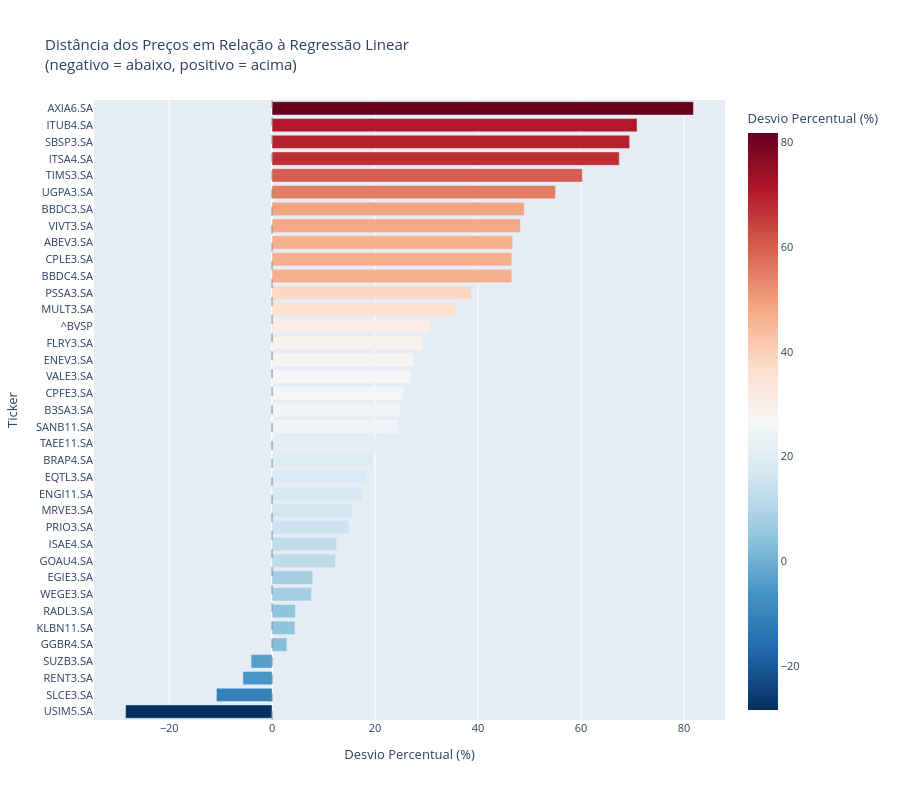

The notebook cell saved with this chart:
### Markdown cell above
## Distância dos preços em relação à regressão linear

Mede o quanto o preço atual se afasta da linha de tendência.

**Desvio percentual com sinal**
- **Positivo**: preço atual está acima da linha de tendência (sobrevalorizado).
- **Negativo**: preço atual está abaixo da linha de tendência (subvalorizado).
- Valores próximos de zero indicam que o preço está alinhado com a tendência.

### Code cell
import plotly.express as px

# Calcular distância para cada ativo
distancias = {}

x = np.arange(len(df_core))

for ticker in df_core.columns:
    y = df_core[ticker]
    x_adj = x[-len(y):]
    
    # Regressão linear
    slope, intercept, *_ = linregress(x_adj, y)
    
    # Valores preditos
    y_pred = slope * x_adj + intercept
    
    # Desvio percentual com sinal na última observação
    # Positivo = acima da regressão, Negativo = abaixo da regressão
    desvio_atual = ((y.iloc[-1] - y_pred[-1]) / y_pred[-1]) * 100
    
    distancias[ticker] = desvio_atual

# Criar DataFrame e ordenar
distancia_df = pd.DataFrame(distancias.items(), columns=['Ticker', 'Desvio (%)'])
distancia_df = distancia_df.sort_values('Desvio (%)', ascending=True)

# Plotar gráfico com Plotly
fig = px.bar(
    distancia_df, 
    x='Desvio (%)', 
    y='Ticker',
    orientation='h',
    title='Distância dos Preços em Relação à Regressão Linear<br>(negativo = abaixo, positivo = acima)',
    labels={'Desvio (%)': 'Desvio Percentual (%)'},
    color='Desvio (%)',
    color_continuous_scale='RdBu_r',  # Vermelho = abaixo, Azul = acima
    height=800
)

fig.update_layout(
    xaxis_title='Desvio Percentual (%)',
    yaxis_title='Ticker',
    showlegend=False,
    font=dict(size=11)
)

fig.add_vline(x=0, line_dash="dash", line_color="gray", opacity=0.5)

fig.show()

# Exibir tabelas
# print("Top 10 ativos mais ABAIXO da tendência (subvalorizados):")
# print(distancia_df.head(10).to_string(index=False))
# print("\nTop 10 ativos mais ACIMA da tendência (sobrevalorizados):")
# print(distancia_df.tail(10).to_string(index=False))

### Figure 1 — Plotly figure (JSON) as saved in the notebook; plotly's stock layout.template omitted (floating-point values rounded to 4 significant figures)
{"data": [{"hovertemplate": "Desvio Percentual (%)=%{marker.color}<br>Ticker=%{y}<extra></extra>", "legendgroup": "", "marker": {"color": [-28.45, -10.8, -5.664, -4.078, 2.871, 4.443, 4.536, 7.668, 7.908, 12.29, 12.55, 14.97, 15.6, 17.54, 18.3, 19.53, 20.78, 24.59, 24.99, 25.58, 27.0, 27.41, 29.25, 30.75, 35.58, 38.63, 46.55, 46.56, 46.73, 48.23, 48.99, 55.06, 60.26, 67.44, 69.45, 70.89, 81.84], "coloraxis": "coloraxis", "pattern": {"shape": ""}}, "name": "", "orientation": "h", "showlegend": false, "textposition": "auto", "type": "bar", "x": [-28.45, -10.8, -5.664, -4.078, 2.871, 4.443, 4.536, 7.668, 7.908, 12.29, 12.55, 14.97, 15.6, 17.54, 18.3, 19.53, 20.78, 24.59, 24.99, 25.58, 27.0, 27.41, 29.25, 30.75, 35.58, 38.63, 46.55, 46.56, 46.73, 48.23, 48.99, 55.06, 60.26, 67.44, 69.45, 70.89, 81.84], "xaxis": "x", "y": ["USIM5.SA", "SLCE3.SA", "RENT3.SA", "SUZB3.SA", "GGBR4.SA", "KLBN11.SA", "RADL3.SA", "WEGE3.SA", "EGIE3.SA", "GOAU4.SA", "ISAE4.SA", "PRIO3.SA", "MRVE3.SA", "ENGI11.SA", "EQTL3.SA", "BRAP4.SA", "TAEE11.SA", "SANB11.SA", "B3SA3.SA", "CPFE3.SA", "VALE3.SA", "ENEV3.SA", "FLRY3.SA", "^BVSP", "MULT3.SA", "PSSA3.SA", "BBDC4.SA", "CPLE3.SA", "ABEV3.SA", "VIVT3.SA", "BBDC3.SA", "UGPA3.SA", "TIMS3.SA", "ITSA4.SA", "SBSP3.SA", "ITUB4.SA", "AXIA6.SA"], "yaxis": "y"}], "layout": {"barmode": "relative", "coloraxis": {"colorbar": {"title": {"text": "Desvio Percentual (%)"}}, "colorscale": [[0, "rgb(5,48,97)"], [0.1, "rgb(33,102,172)"], [0.2, "rgb(67,147,195)"], [0.3, "rgb(146,197,222)"], [0.4, "rgb(209,229,240)"], [0.5, "rgb(247,247,247)"], [0.6, "rgb(253,219,199)"], [0.7, "rgb(244,165,130)"], [0.8, "rgb(214,96,77)"], [0.9, "rgb(178,24,43)"], [1, "rgb(103,0,31)"]]}, "font": {"size": 11}, "height": 800, "legend": {"tracegroupgap": 0}, "shapes": [{"line": {"color": "gray", "dash": "dash"}, "opacity": 0.5, "type": "line", "x0": 0, "x1": 0, "xref": "x", "y0": 0, "y1": 1, "yref": "y domain"}], "showlegend": false, "title": {"text": "Distância dos Preços em Relação à Regressão Linear<br>(negativo = abaixo, positivo = acima)"}, "xaxis": {"anchor": "y", "domain": [0, 1], "title": {"text": "Desvio Percentual (%)"}}, "yaxis": {"anchor": "x", "domain": [0, 1], "title": {"text": "Ticker"}}}}
